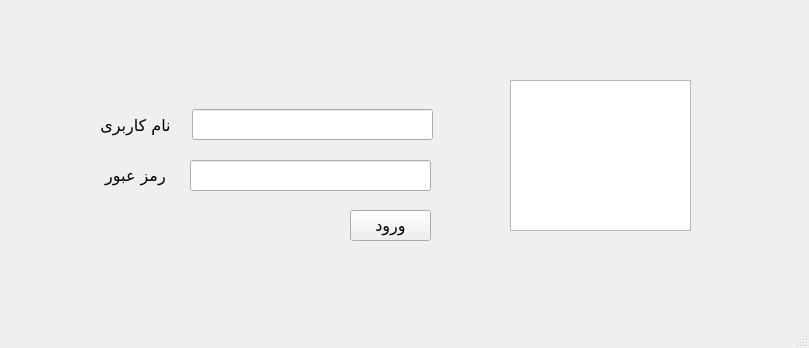
<?xml version="1.0" encoding="UTF-8"?>
<ui version="4.0">
 <class>MainWindow</class>
 <widget class="QMainWindow" name="MainWindow">
  <property name="geometry">
   <rect>
    <x>0</x>
    <y>0</y>
    <width>809</width>
    <height>348</height>
   </rect>
  </property>
  <property name="font">
   <font>
    <family>Arial Black</family>
    <pointsize>12</pointsize>
   </font>
  </property>
  <property name="windowTitle">
   <string>MainWindow</string>
  </property>
  <widget class="QWidget" name="centralwidget">
   <widget class="QLabel" name="label">
    <property name="geometry">
     <rect>
      <x>100</x>
      <y>110</y>
      <width>71</width>
      <height>31</height>
     </rect>
    </property>
    <property name="font">
     <font>
      <family>Arial Black</family>
      <pointsize>12</pointsize>
      <weight>50</weight>
      <italic>false</italic>
      <bold>false</bold>
      <underline>false</underline>
     </font>
    </property>
    <property name="text">
     <string>نام کاربری</string>
    </property>
    <property name="alignment">
     <set>Qt::AlignCenter</set>
    </property>
   </widget>
   <widget class="QLabel" name="label_2">
    <property name="geometry">
     <rect>
      <x>100</x>
      <y>160</y>
      <width>71</width>
      <height>31</height>
     </rect>
    </property>
    <property name="font">
     <font>
      <family>Arial Black</family>
      <pointsize>12</pointsize>
     </font>
    </property>
    <property name="text">
     <string>رمز عبور</string>
    </property>
    <property name="alignment">
     <set>Qt::AlignCenter</set>
    </property>
   </widget>
   <widget class="QLineEdit" name="lineEdit">
    <property name="geometry">
     <rect>
      <x>192</x>
      <y>109</y>
      <width>241</width>
      <height>31</height>
     </rect>
    </property>
   </widget>
   <widget class="QLineEdit" name="lineEdit_2">
    <property name="geometry">
     <rect>
      <x>190</x>
      <y>160</y>
      <width>241</width>
      <height>31</height>
     </rect>
    </property>
    <property name="echoMode">
     <enum>QLineEdit::Password</enum>
    </property>
   </widget>
   <widget class="QPushButton" name="pushButton">
    <property name="geometry">
     <rect>
      <x>350</x>
      <y>210</y>
      <width>81</width>
      <height>31</height>
     </rect>
    </property>
    <property name="cursor">
     <cursorShape>PointingHandCursor</cursorShape>
    </property>
    <property name="text">
     <string>ورود</string>
    </property>
   </widget>
   <widget class="QGraphicsView" name="graphicsView">
    <property name="geometry">
     <rect>
      <x>510</x>
      <y>80</y>
      <width>181</width>
      <height>151</height>
     </rect>
    </property>
    <property name="styleSheet">
     <string notr="true">border-image: url(:/icons/lock.png);</string>
    </property>
   </widget>
  </widget>
  <widget class="QMenuBar" name="menubar">
   <property name="geometry">
    <rect>
     <x>0</x>
     <y>0</y>
     <width>809</width>
     <height>21</height>
    </rect>
   </property>
  </widget>
  <widget class="QStatusBar" name="statusbar"/>
 </widget>
 <resources>
  <include location="icons.qrc"/>
 </resources>
 <connections/>
</ui>
